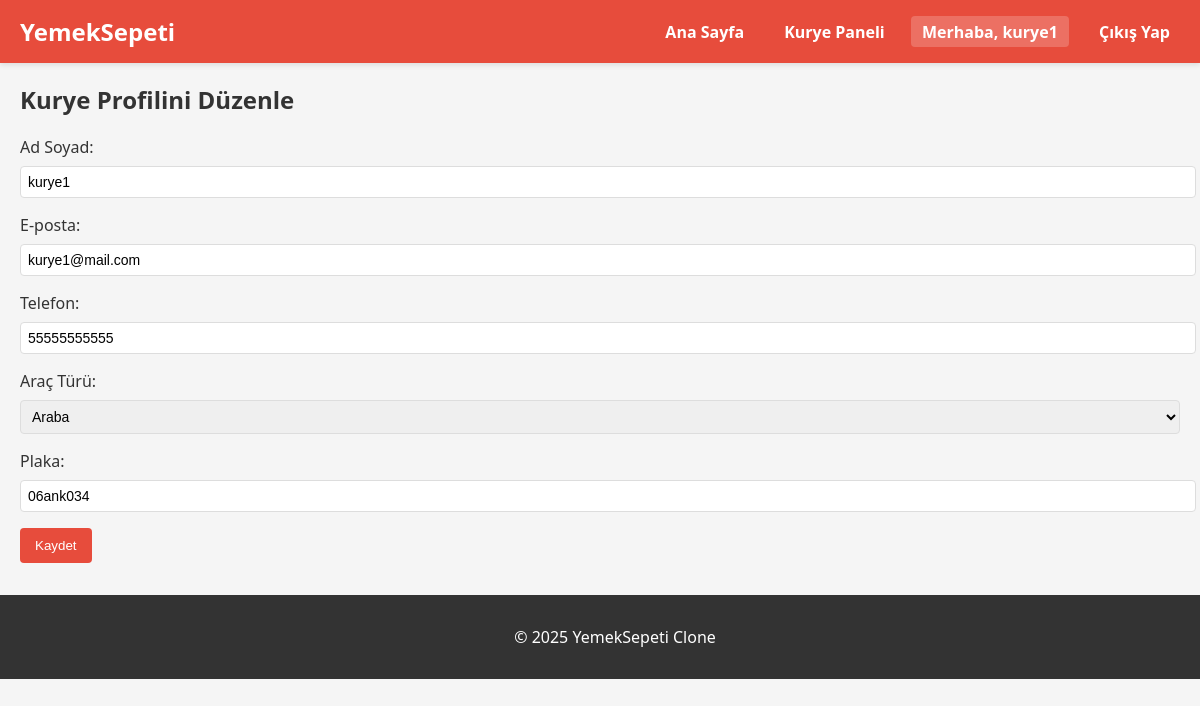
The page /delivery/profile/edit (signed in) on the database its author committed.
### models.py (models this page shows, shortened)
class User(db.Model):
    id = db.Column(db.Integer, primary_key=True)
    name = db.Column(db.String(100), nullable=False)
    email = db.Column(db.String(100), unique=True, nullable=False)
    password = db.Column(db.String(100), nullable=False)
    phone = db.Column(db.String(15), nullable=True)
    address = db.Column(db.Text, nullable=True)
    user_type = db.Column(db.String(20), nullable=False)  # 'admin', 'restaurant', 'user', 'delivery'
    created_at = db.Column(db.DateTime, default=lambda: datetime.now(timezone.utc))
    is_active = db.Column(db.Boolean, default=True)
    reset_code = db.Column(db.String(100), nullable=True)
    reset_code_expiry = db.Column(db.DateTime, nullable=True)
    restaurant = db.relationship('Restaurant', backref='owner', uselist=False)

class DeliveryPerson(db.Model):
    id = db.Column(db.Integer, primary_key=True)
    user_id = db.Column(db.Integer, db.ForeignKey('user.id'), nullable=False)
    vehicle_type = db.Column(db.String(50), nullable=False)  # e.g., bike, car
    license_plate = db.Column(db.String(20), unique=True, nullable=False)
    is_available = db.Column(db.Boolean, default=True)
    is_approved = db.Column(db.Boolean, default=False)
    user = db.relationship('User', backref='delivery_person')

### app.py (the view, shortened to what this page needs)
@app.route("/delivery/profile/edit", methods=["GET", "POST"])
def edit_delivery_profile():
    if "user_id" not in session or session.get("user_type") != "delivery":
        flash("Yetkisiz erişim.", "danger")
        return redirect(url_for("login"))
    user = User.query.get(session["user_id"])
    delivery_person = DeliveryPerson.query.filter_by(user_id=user.id).first()
    if delivery_person is None:
        flash("Kurye profili bulunamadı. Lütfen yöneticinize başvurun.", "danger")
        return redirect(url_for("delivery_dashboard"))
    return render_template("edit_delivery_profile.html", user=user, delivery=delivery_person)

### templates/edit_delivery_profile.html (shortened to what this page needs)
{% extends "base.html" %}
{% block content %}
<div class="container mt-4">
    <h2>Kurye Profilini Düzenle</h2>
    <form method="POST" action="{{ url_for('edit_delivery_profile') }}">
        <div class="form-group">
            <label for="name">Ad Soyad:</label>
            <input type="text" class="form-control" name="name" id="name" value="{{ user.name }}" required>
        </div>
        <div class="form-group">
            <label for="email">E-posta:</label>
            <input type="email" class="form-control" name="email" id="email" value="{{ user.email }}" required>
        </div>
        <div class="form-group">
            <label for="phone">Telefon:</label>
            <input type="tel" class="form-control" name="phone" id="phone" value="{{ user.phone }}">
        </div>
        <div class="form-group">
            <label for="vehicle_type">Araç Türü:</label>
            <select class="form-control" name="vehicle_type" id="vehicle_type" required>
                <option value="araba" {% if delivery.vehicle_type == "araba" %}selected{% endif %}>Araba</option>
            </select>
        </div>
        <div class="form-group">
            <label for="license_plate">Plaka:</label>
            <input type="text" class="form-control" name="license_plate" id="license_plate" value="{{ delivery.license_plate }}">
        </div>
        <button type="submit" class="btn btn-primary mt-3">Kaydet</button>
    </form>
</div>
{% endblock %}

### templates/base.html (shortened to what this page needs)
<!DOCTYPE html>
<html lang="en">
<head>
    <link rel="stylesheet" href="{{ url_for('static', filename='styles.css') }}">
    <link rel="stylesheet" href="https://cdnjs.cloudflare.com/ajax/libs/font-awesome/5.15.3/css/all.min.css">
</head>
<body>
    <header>
        <h1><a href="/">YemekSepeti</a></h1>
        <nav>
            <a href="/">Ana Sayfa</a>
            {% if session.logged_in %}
                {% if session.user_type == 'user' %}
                <a href="{{ url_for('cart') }}">Sepetim</a>
                {% elif session.user_type == 'admin' %}
                    <a href="{{ url_for('admin_dashboard') }}">Admin Paneli</a>
                {% elif session.user_type == 'delivery' %}
                    <a href="{{ url_for('delivery_dashboard') }}">Kurye Paneli</a>
                {% elif session.user_type == 'restaurant' %}
                    <a href="{{ url_for('restaurant_dashboard') }}">Restoran Paneli</a>
                {% endif %}
                <span class="user-greeting">Merhaba, {{ session.name }}</span>
                <a href="{{ url_for('logout') }}">Çıkış Yap</a>
            {% else %}
                <a href="{{ url_for('login') }}">Giriş Yap</a>
            {% endif %}
        </nav>
    </header>
    <main>
        {% block content %}{% endblock %}
    </main>
    <footer>
        <p>&copy; 2025 YemekSepeti Clone</p>
    </footer>
</body>
</html>

### static/styles.css (style rules this page uses)
body { font-family: Arial, sans-serif; margin: 0; padding: 0; background-color: #f8f9fa; }
header { background-color: #e60000; color: white; padding: 1em; display: flex; justify-content: space-between; align-items: center; }
header a { color: white; text-decoration: none; font-weight: bold; }
nav a { margin-left: 1em; color: white; }
nav .user-greeting { margin-left: 1em; color: white; font-weight: bold; padding: 0.3em 0.7em; background-color: rgba(255, 255, 255, 0.2); border-radius: 4px; }
main { padding: 2em; max-width: 1200px; margin: 0 auto; }
footer { text-align: center; padding: 1em; background-color: #f2f2f2; margin-top: 2em; }
.form-group { margin-bottom: 1em; }
.form-group label { display: block; margin-bottom: 0.5em; }
.form-group input, .form-group select, .form-group textarea { width: 100%; padding: 0.5em; border: 1px solid #ddd; border-radius: 4px; }
.btn { padding: 0.5em 1em; border: none; border-radius: 4px; cursor: pointer; font-weight: bold; }
.btn-primary { background-color: #e60000; color: white; }
body { font-family: 'Segoe UI', Tahoma, Geneva, Verdana, sans-serif; margin: 0; padding: 0; background-color: #f5f5f5; color: #333; }
header { background-color: #e74c3c; color: white; padding: 15px 20px; box-shadow: 0 2px 5px rgba(0, 0, 0, 0.1); display: flex; justify-content: space-between; align-items: center; }
header h1 { margin: 0; font-size: 24px; }
header h1 a { color: white; text-decoration: none; }
nav { display: flex; align-items: center; }
nav a { color: white; text-decoration: none; margin-left: 20px; padding: 5px 10px; border-radius: 4px; transition: background-color 0.3s ease; }
.user-greeting { color: white; margin-left: 20px; font-weight: 500; }
main { max-width: 1200px; margin: 20px auto; padding: 0 20px; }
footer { background-color: #333; color: white; text-align: center; padding: 15px; position: relative; bottom: 0; width: 100%; }
.form-group { flex: 1; min-width: 200px; }
.form-control { width: 100%; padding: 10px; border: 1px solid #ddd; border-radius: 4px; font-size: 14px; }
.btn { display: inline-block; padding: 10px 15px; border: none; border-radius: 4px; cursor: pointer; text-decoration: none; font-weight: 500; text-align: center; transition: background-color 0.3s, transform 0.2s; }
.btn-primary { background-color: #e74c3c; color: white; }

### rows shown on the page
User: name "kurye1", email "kurye1@mail.com", phone "55555555555"
DeliveryPerson: vehicle_type "Araba", license_plate "06ank034"
